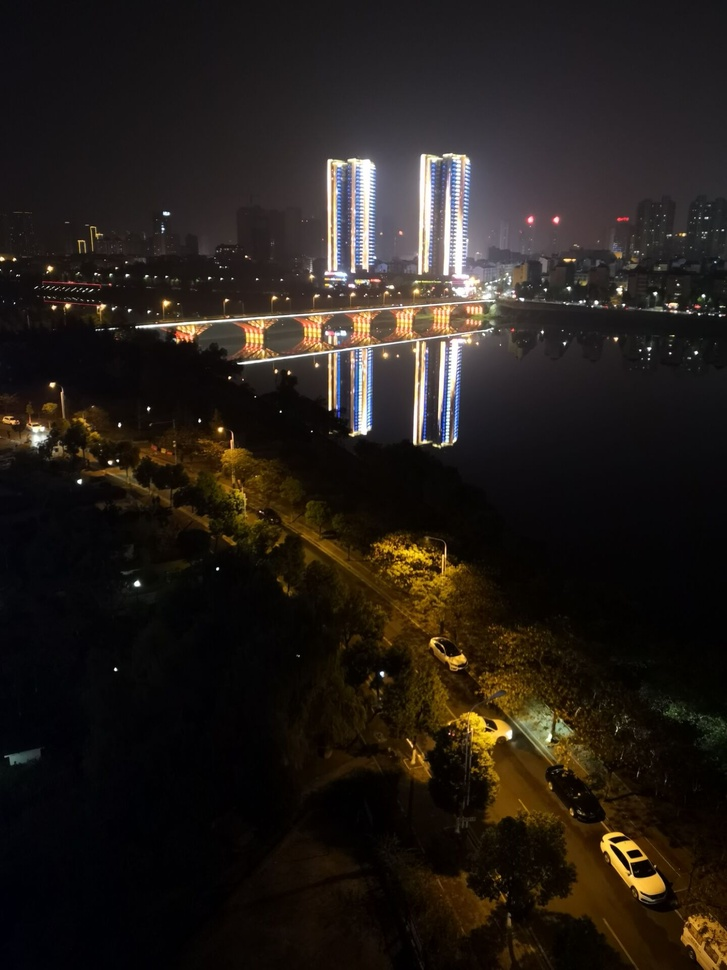
//> input picture Computer_Vision_SLN/Computer_Vision_Primer/image/test.jpg, 727 x 970 px, shrunk from 1440 x 1920 before the run
$ ./4_EdgeDetect_image   (built with g++ and OpenCV 4)
//> lines starting //> are read from the running program, lines starting //| are printed output that depends on the picture
#include <opencv2/highgui/highgui.hpp>
#include <opencv2/imgproc/imgproc.hpp>

using namespace cv;

Mat g_srcImage, g_srcGrayImage, g_dstImage;  // 原图，原图的灰度版，目标图

//Canny边缘检测相关变量
Mat g_cannyDetectedEdges;
int g_cannyLowThreshold = 1;//TrackBar位置参数

//Sobel边缘检测相关变量
Mat g_sobelGradient_X, g_sobelGradient_Y;
Mat g_sobelAbsGradient_X, g_sobelAbsGradient_Y;
int g_sobelKernelSize = 1;//TrackBar位置参数

//Scharr滤波器相关变量
Mat g_scharrGradient_X, g_scharrGradient_Y;
Mat g_scharrAbsGradient_X, g_scharrAbsGradient_Y;

static void on_Canny(int, void*);//Canny边缘检测窗口滚动条的回调函数
static void on_Sobel(int, void*);//Sobel边缘检测窗口滚动条的回调函数
void Scharr();//封装了Scharr边缘检测相关代码的函数

int main(int argc, char** argv)
{
	g_srcImage = imread("./image/test.jpg");
//> g_srcImage is the input picture: 970 rows x 727 cols, CV_8UC3; mean B, G, R 25.3, 30.4, 36.8

	if (!g_srcImage.data){
		printf("读取图片错误.\n");
		return false;
	}

	namedWindow("src", WINDOW_AUTOSIZE);
	imshow("src", g_srcImage);

	// 创建与src同类型和大小的矩阵(dst)
	g_dstImage.create(g_srcImage.size(), g_srcImage.type());

	// 将原图像转换为灰度图像
	cvtColor(g_srcImage, g_srcGrayImage, COLOR_BGR2GRAY);

	// 创建显示窗口
	namedWindow("Canny", 0);
	namedWindow("Sobel", 0);
	namedWindow("Scharr", 0);

	// 创建trackbar
	createTrackbar("参数值：", "Canny", &g_cannyLowThreshold, 120, on_Canny);
	createTrackbar("参数值：", "Sobel", &g_sobelKernelSize, 3, on_Sobel);

	// 调用回调函数
	on_Canny(0, 0);
	on_Sobel(0, 0);

	//调用封装了Scharr边缘检测代码的函数
	Scharr();

	//轮询获取按键信息，若按下Q，程序退出
	while ((char(waitKey(1)) != 'q')) {}

	return 0;
}

void on_Canny(int, void*)  // Canny边缘检测窗口滚动条的回调函数
{
	// 先使用 3x3内核来降噪
	blur(g_srcGrayImage, g_cannyDetectedEdges, Size(3, 3));

	// 运行我们的Canny算子
	Canny(g_cannyDetectedEdges, g_cannyDetectedEdges, g_cannyLowThreshold, g_cannyLowThreshold * 3, 3);
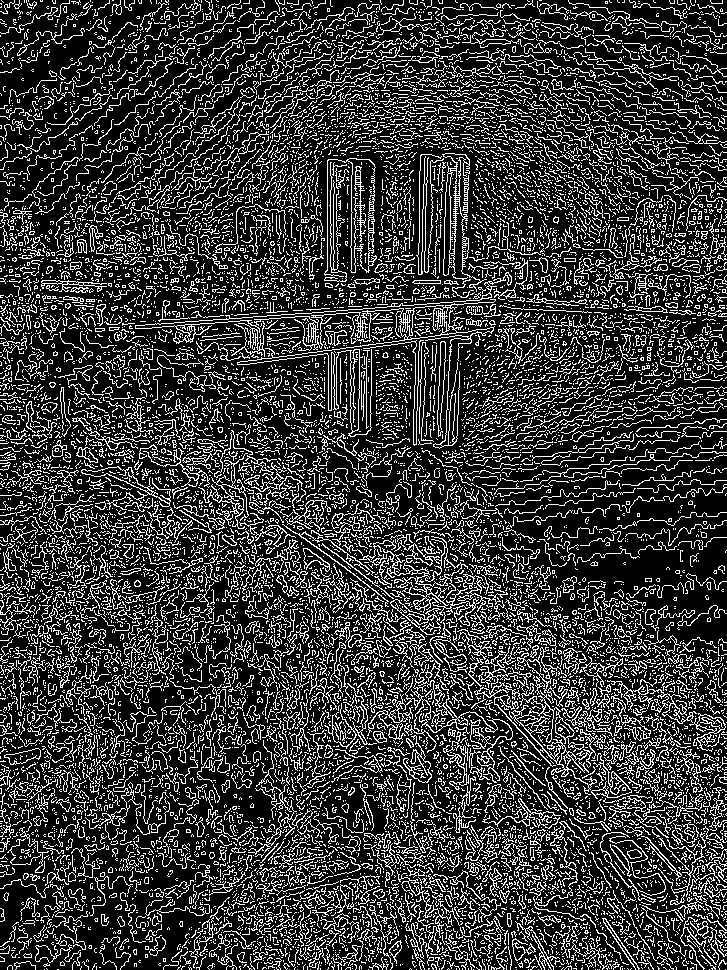
//> g_cannyDetectedEdges: 970 rows x 727 cols, CV_8UC1; 22.2% white in thin lines or dots

	//先将g_dstImage内的所有元素设置为0
	g_dstImage = Scalar::all(0);

	//使用Canny算子输出的边缘图g_cannyDetectedEdges作为掩码，来将原图g_srcImage拷到目标图g_dstImage中
	g_srcImage.copyTo(g_dstImage, g_cannyDetectedEdges);

	//显示效果图
	imshow("Canny", g_dstImage);
}

void on_Sobel(int, void*)  // Sobel边缘检测窗口滚动条的回调函数
{
	// 求 X方向梯度
	Sobel(g_srcImage, g_sobelGradient_X, CV_16S, 1, 0, (2 * g_sobelKernelSize + 1), 1, 1, BORDER_DEFAULT);
	convertScaleAbs(g_sobelGradient_X, g_sobelAbsGradient_X);//计算绝对值，并将结果转换成8位

	// 求Y方向梯度
	Sobel(g_srcImage, g_sobelGradient_Y, CV_16S, 0, 1, (2 * g_sobelKernelSize + 1), 1, 1, BORDER_DEFAULT);
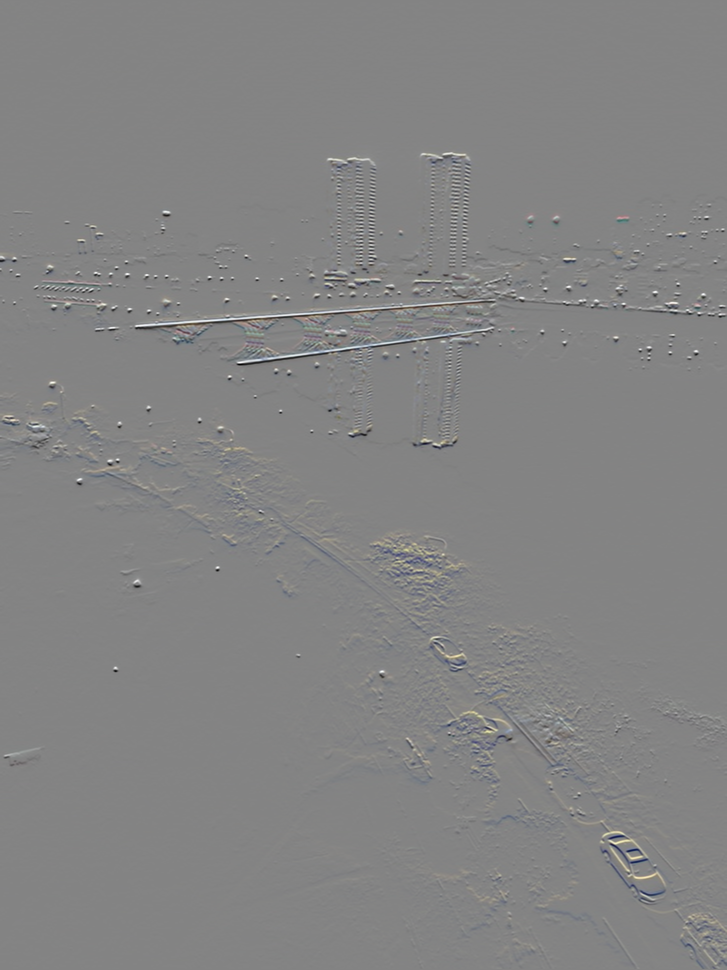
//> g_sobelGradient_Y: 970 rows x 727 cols, CV_16SC3; mean B, G, R 0.8, 0.9, 0.9; drawn with min black and max white
	convertScaleAbs(g_sobelGradient_Y, g_sobelAbsGradient_Y);//计算绝对值，并将结果转换成8位
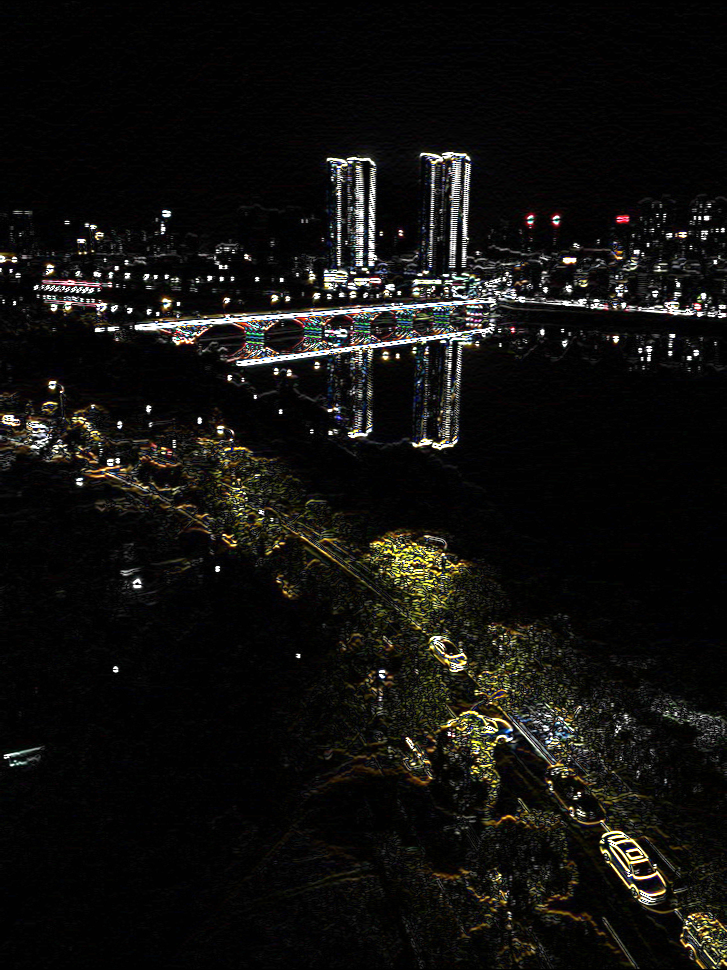
//> g_sobelAbsGradient_Y: 970 rows x 727 cols, CV_8UC3; mean B, G, R 14.9, 17, 17.8

	// 合并梯度
	addWeighted(g_sobelAbsGradient_X, 0.5, g_sobelAbsGradient_Y, 0.5, 0, g_dstImage);

	//显示效果图
	imshow("Sobel", g_dstImage);

}

void Scharr()  // Scharr边缘检测
{
	// 求 X方向梯度
	Scharr(g_srcImage, g_scharrGradient_X, CV_16S, 1, 0, 1, 0, BORDER_DEFAULT);
	convertScaleAbs(g_scharrGradient_X, g_scharrAbsGradient_X);//计算绝对值，并将结果转换成8位
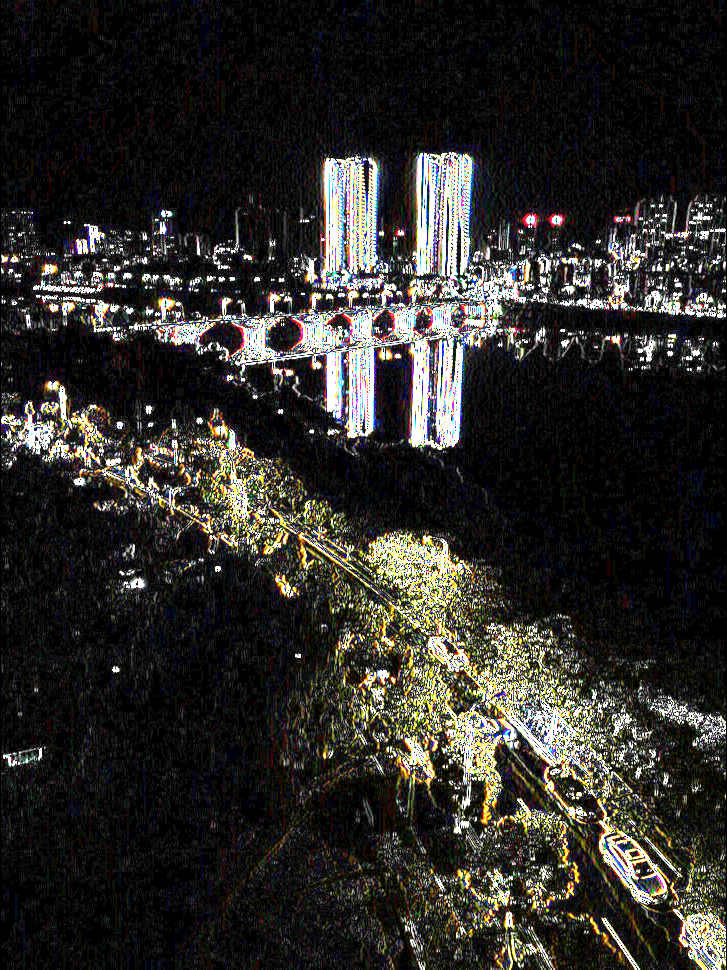
//> g_scharrAbsGradient_X: 970 rows x 727 cols, CV_8UC3; mean B, G, R 41.4, 45, 46.7

	// 求Y方向梯度
	Scharr(g_srcImage, g_scharrGradient_Y, CV_16S, 0, 1, 1, 0, BORDER_DEFAULT);
	convertScaleAbs(g_scharrGradient_Y, g_scharrAbsGradient_Y);//计算绝对值，并将结果转换成8位
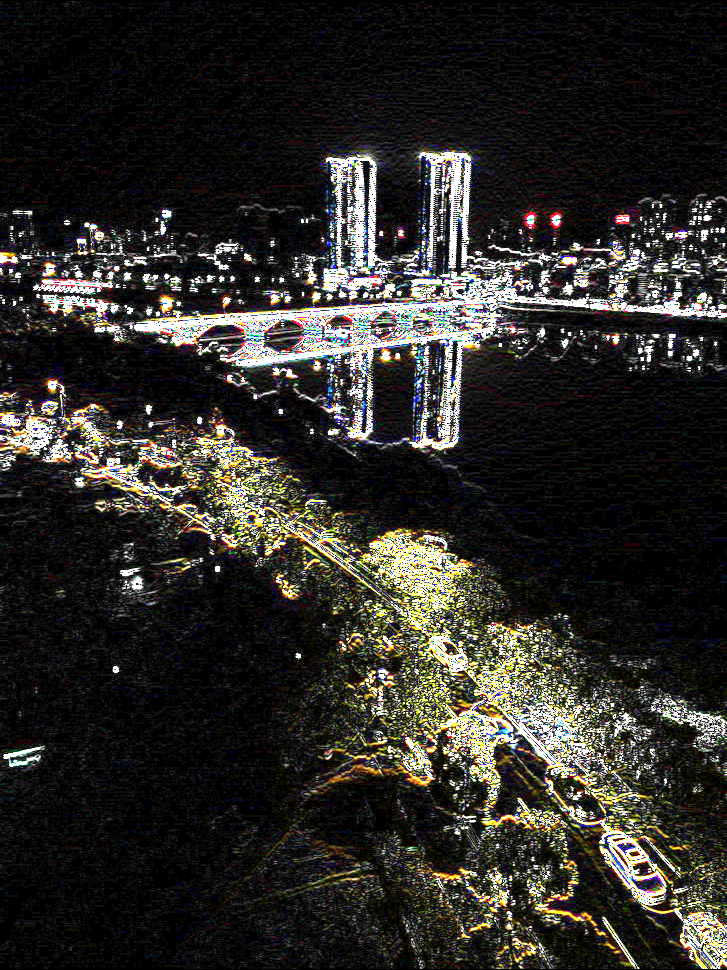
//> g_scharrAbsGradient_Y: 970 rows x 727 cols, CV_8UC3; mean B, G, R 40.3, 44.4, 46.1

	// 合并梯度
	addWeighted(g_scharrAbsGradient_X, 0.5, g_scharrAbsGradient_Y, 0.5, 0, g_dstImage);
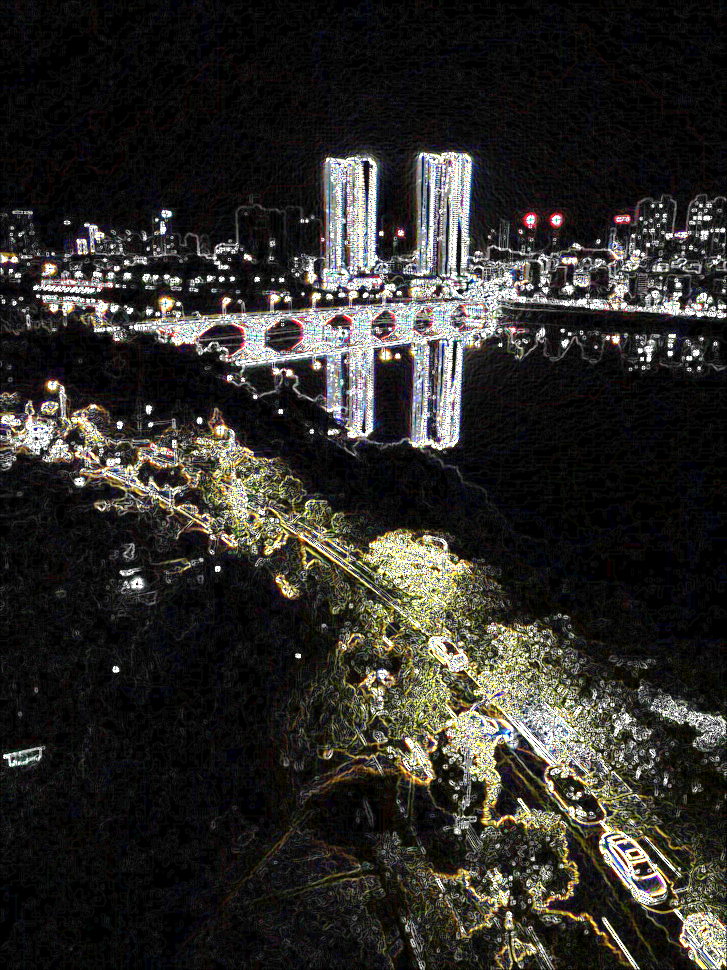
//> g_dstImage: 970 rows x 727 cols, CV_8UC3; mean B, G, R 40.9, 44.7, 46.4
//> the 'q' key is pressed

	//显示效果图
	imshow("Scharr", g_dstImage);
}
